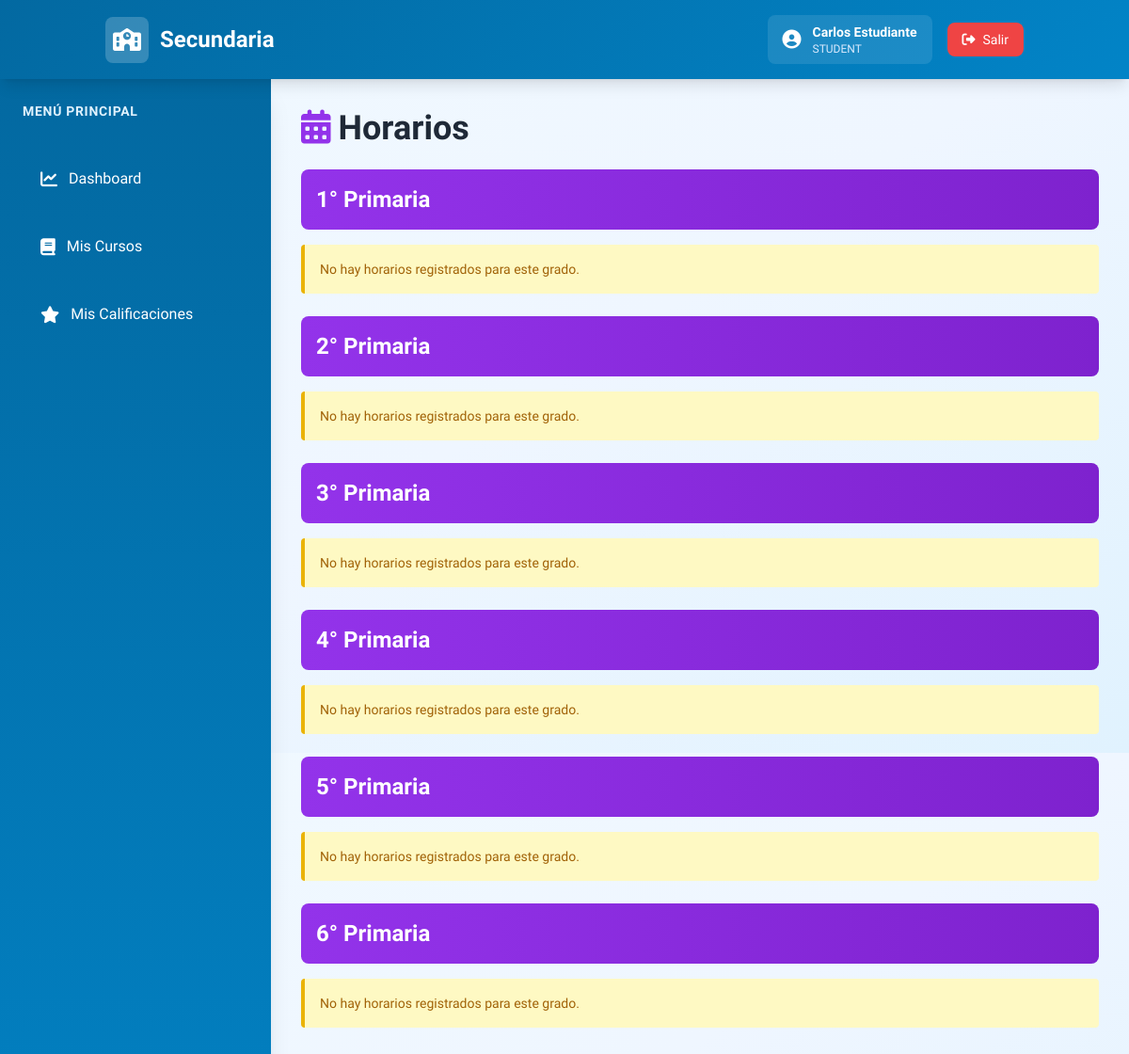
/schedule (signed in), run on the app's committed database.
### models.py (models this page shows)
class User(UserMixin, db.Model):
    __tablename__ = 'users'
    id = db.Column(db.String(36), primary_key=True, default=lambda: str(uuid.uuid4()))
    email = db.Column(db.String(255), unique=True, nullable=False)
    password = db.Column(db.String(255), nullable=False)
    name = db.Column(db.String(255), nullable=False)
    role = db.Column(db.String(20), nullable=False)
    created_at = db.Column(db.DateTime, default=datetime.utcnow)

class Grade(db.Model):
    __tablename__ = 'grades'
    id = db.Column(db.String(36), primary_key=True, default=lambda: str(uuid.uuid4()))
    name = db.Column(db.String(50), unique=True, nullable=False)
    level = db.Column(db.Integer)
    max_students = db.Column(db.Integer, default=40)
    created_at = db.Column(db.DateTime, default=datetime.utcnow)

### routes.py (the view)
@app.route('/schedule')
@login_required
def view_schedule():
    schedules = Schedule.query.all()
    grades = Grade.query.order_by(Grade.level).all()
    today = date.today()
    teachers = Teacher.query.filter(
        (Teacher.end_contract_date == None) | (Teacher.end_contract_date >= today)
    ).all()
    schedules_by_grade = {}
    for grade in grades:
        grade_schedules = []
        for schedule in schedules:
            if schedule.grade_id == grade.id:
                grade_schedules.append(schedule)
        schedules_by_grade[grade.id] = {
            'grade': grade,
            'schedules': grade_schedules
        }
    return render_template('schedules.html', schedules_by_grade=schedules_by_grade, teachers=teachers)

### app.py (called while the page is built)
@login_manager.user_loader
def load_user(user_id):
    try:
        return User.query.get(user_id)
    except Exception as e:
        print(f"Error loading user: {e}")
        return None

### templates/schedules.html (shortened to what this page needs)
{% extends "base.html" %}
{% block content %}
<div class="space-y-6">
    <div class="flex justify-between items-center">
        <h1 class="text-4xl font-bold text-gray-800"><i class="fas fa-calendar-alt text-purple-600 mr-2"></i>Horarios</h1>
    </div>
    {% for grade_id, data in schedules_by_grade.items() %}
    <div class="space-y-4">
        <div class="bg-gradient-to-r from-purple-600 to-purple-700 text-white p-4 rounded-lg flex justify-between items-center">
            <h2 class="text-2xl font-bold">{{ data.grade.name }}</h2>
        </div>
        {% if data.schedules %}
        <div class="bg-white rounded-2xl shadow-lg overflow-hidden">
            <table class="w-full">
                <thead class="bg-gradient-to-r from-purple-600 to-purple-700 text-white">
                    <tr>
                        <th class="px-6 py-4 text-left">Día</th>
                        <th class="px-6 py-4 text-left">Profesor</th>
                        <th class="px-6 py-4 text-left">Hora Inicio</th>
                        <th class="px-6 py-4 text-left">Hora Fin</th>
                        <th class="px-6 py-4 text-left">Aula</th>
                        {% if current_user.role == 'admin' %}
                        <th class="px-6 py-4 text-left">Acciones</th>
                        {% endif %}
                    </tr>
                </thead>
                <tbody class="divide-y">
                    {% for schedule in data.schedules %}
                    <tr class="hover:bg-sky-50">
                        <td class="px-6 py-4 text-sm">
                            <span class="px-3 py-1 bg-blue-100 text-blue-800 rounded-full text-xs font-bold">{{ schedule.day_of_week }}</span>
                        </td>
                        <td class="px-6 py-4 text-sm font-semibold">{{ schedule.teacher.user.name }} - {{ schedule.teacher.specialization or 'Sin especialización' }}</td>
                        <td class="px-6 py-4 text-sm">{{ schedule.start_time }}</td>
                        <td class="px-6 py-4 text-sm">{{ schedule.end_time }}</td>
                        <td class="px-6 py-4 text-sm">{{ schedule.classroom or '-' }}</td>
                        {% if current_user.role == 'admin' %}
                        <td class="px-6 py-4 flex gap-2">
                            <a href="{{ url_for('edit_schedule', schedule_id=schedule.id) }}" class="bg-blue-500 hover:bg-blue-600 text-white px-3 py-1 rounded text-sm font-bold transition">
                                <i class="fas fa-edit"></i> Editar
                            </a>
                            <form method="POST" action="{{ url_for('delete_schedule', schedule_id=schedule.id) }}" style="display:inline;">
                                <button type="submit" onclick="return confirm('¿Eliminar horario?')" class="bg-red-500 hover:bg-red-600 text-white px-3 py-1 rounded text-sm font-bold transition">
                                    <i class="fas fa-trash"></i> Eliminar
                                </button>
                            </form>
                        </td>
                        {% endif %}
                    </tr>
                    {% endfor %}
                </tbody>
            </table>
        </div>
        {% else %}
        <div class="bg-yellow-100 border-l-4 border-yellow-500 text-yellow-700 p-4 rounded">
            <p class="text-sm">No hay horarios registrados para este grado.</p>
        </div>
        {% endif %}
    </div>
    {% endfor %}
</div>
{% endblock %}

### templates/base.html (shortened to what this page needs)
<!DOCTYPE html>
<html lang="es">
<head>
    <script src="https://cdn.tailwindcss.com"></script>
    <link rel="stylesheet" href="https://cdnjs.cloudflare.com/ajax/libs/font-awesome/6.4.0/css/all.min.css">
</head>
<body class="bg-gradient-to-br from-sky-50 via-blue-50 to-sky-100 text-gray-800 min-h-screen">
    <nav class="gradient-header text-white shadow-lg sticky top-0 z-50">
        <div class="container mx-auto px-6 py-4 flex justify-between items-center">
            <div class="text-2xl font-bold flex items-center gap-3">
                <div class="bg-white bg-opacity-20 p-2 rounded-lg">
                    <i class="fas fa-school text-2xl"></i>
                </div>
                <span>Secundaria</span>
            </div>
            <div class="flex gap-4 items-center">
                {% if current_user.is_authenticated %}
                <a href="{{ url_for('my_profile') }}" class="flex items-center gap-3 bg-white bg-opacity-10 px-4 py-2 rounded-lg hover:bg-opacity-20 transition cursor-pointer">
                    <i class="fas fa-user-circle text-xl"></i>
                    <div class="text-sm">
                        <div class="font-semibold">{{ current_user.name }}</div>
                        <div class="text-xs text-blue-100 uppercase font-medium">{{ current_user.role }}</div>
                    </div>
                </a>
                <a href="{{ url_for('logout') }}" class="bg-red-500 hover:bg-red-600 px-4 py-2 rounded-lg transition font-medium text-sm flex items-center gap-2">
                    <i class="fas fa-sign-out-alt"></i> Salir
                </a>
                {% endif %}
            </div>
        </div>
    </nav>
    {% if current_user.is_authenticated %}
    <div class="flex">
        <aside class="w-72 bg-gradient-to-b from-sky-700 to-sky-600 text-white min-h-screen p-6 shadow-xl">
            <div class="mb-8">
                <h2 class="text-sm font-bold uppercase tracking-wider text-sky-100 mb-4">Menú Principal</h2>
            </div>
            <ul class="space-y-3">
                <li>
                    <a href="{{ url_for('dashboard') }}" class="sidebar-item block p-4 rounded-lg hover:bg-sky-500 transition flex items-center gap-3 font-medium">
                        <i class="fas fa-chart-line text-lg"></i>
                        <span>Dashboard</span>
                    </a>
                </li>
                {% if current_user.role == 'admin' %}
                <li>
                    <a href="{{ url_for('students') }}" class="sidebar-item block p-4 rounded-lg hover:bg-sky-500 transition flex items-center gap-3 font-medium">
                        <i class="fas fa-users text-lg"></i>
                        <span>Estudiantes</span>
                    </a>
                </li>
                <li>
                    <a href="{{ url_for('teachers') }}" class="sidebar-item block p-4 rounded-lg hover:bg-sky-500 transition flex items-center gap-3 font-medium">
                        <i class="fas fa-chalkboard-user text-lg"></i>
                        <span>Profesores</span>
                    </a>
                </li>
                <li>
                    <a href="{{ url_for('grades') }}" class="sidebar-item block p-4 rounded-lg hover:bg-sky-500 transition flex items-center gap-3 font-medium">
                        <i class="fas fa-layer-group text-lg"></i>
                        <span>Grados</span>
                    </a>
                </li>
                <li>
                    <a href="{{ url_for('view_schedule') }}" class="sidebar-item block p-4 rounded-lg hover:bg-sky-500 transition flex items-center gap-3 font-medium">
                        <i class="fas fa-calendar-alt text-lg"></i>
                        <span>Horarios</span>
                    </a>
                </li>
                <li>
                    <a href="{{ url_for('admin_all_grades') }}" class="sidebar-item block p-4 rounded-lg hover:bg-sky-500 transition flex items-center gap-3 font-medium">
                        <i class="fas fa-star text-lg"></i>
                        <span>Calificaciones</span>
                    </a>
                </li>
                <li>
                    <a href="{{ url_for('admin_credentials') }}" class="sidebar-item block p-4 rounded-lg hover:bg-sky-500 transition flex items-center gap-3 font-medium">
                        <i class="fas fa-key text-lg"></i>
                        <span>Credenciales Estudiantes</span>
                    </a>
                </li>
                <li>
                    <a href="{{ url_for('admin_teacher_credentials') }}" class="sidebar-item block p-4 rounded-lg hover:bg-sky-500 transition flex items-center gap-3 font-medium">
                        <i class="fas fa-key text-lg"></i>
                        <span>Credenciales Profesores</span>
                    </a>
                </li>
                {% else %}
                <li>
                    <a href="{{ url_for('student_my_courses') }}" class="sidebar-item block p-4 rounded-lg hover:bg-sky-500 transition flex items-center gap-3 font-medium">
                        <i class="fas fa-book text-lg"></i>
                        <span>Mis Cursos</span>
                    </a>
                </li>
                <li>
                    <a href="{{ url_for('student_my_grades') }}" class="sidebar-item block p-4 rounded-lg hover:bg-sky-500 transition flex items-center gap-3 font-medium">
                        <i class="fas fa-star text-lg"></i>
                        <span>Mis Calificaciones</span>
                    </a>
                </li>
                {% endif %}
            </ul>
        </aside>
        <main class="flex-1 p-8 fade-in">
    {% else %}
    <main class="flex justify-center items-center min-h-screen">
    {% endif %}
            {% block content %}{% endblock %}
        </main>
    {% if current_user.is_authenticated %}</div>{% endif %}
</body>
</html>

### templates/base.html (style rules this page uses)
* { font-family: 'Plus Jakarta Sans', sans-serif; }
.gradient-header { background: linear-gradient(135deg, #0369a1 0%, #0284c7 100%); }
.sidebar-item { transition: all 0.3s ease; border-left: 3px solid transparent; }
.fade-in { animation: fadeIn 0.5s ease-in; }

### data on the page
User: name "Carlos Estudiante", role "STUDENT"
Grade: grade.name "1° Primaria"
Grade: grade.name "2° Primaria"
Grade: grade.name "3° Primaria"
Grade: grade.name "4° Primaria"
Grade: grade.name "5° Primaria"
Grade: grade.name "6° Primaria"
